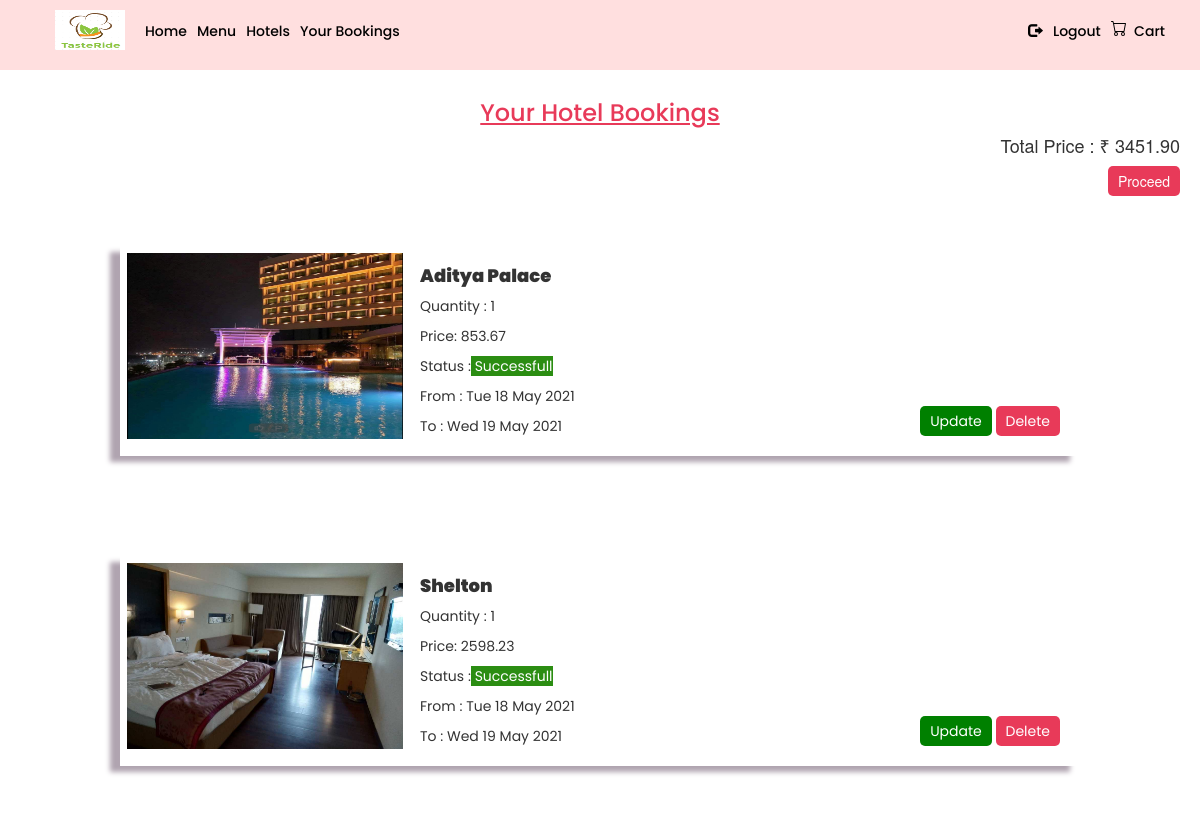
/hotel/allbookings (signed in), run on the app's committed database.
### hotels/models.py (models this page shows)
class Booking(models.Model):
    user = models.ForeignKey(User,on_delete=models.CASCADE)
    hotel = models.ForeignKey('Hotel',on_delete=models.CASCADE)
    quantity = models.PositiveIntegerField(default=1, validators=[MinValueValidator(1), MaxValueValidator(100)])
    booked_from = models.DateField(default=date.today())
    booked_to = models.DateField()

### hotels/views.py (the view)
# urls.py: path('allbookings',YourBookings,name="your"),
def YourBookings(request):
    user_id = request.user.id
    user = get_object_or_404(User,pk=user_id)
    bookings = Booking.objects.filter(user=user).values(
        'quantity',
        'booked_from',
        'booked_to',
        'hotel__name', # Similar to booking.hotel.value
        'hotel__price',
        'hotel__image',
        'id',
    )
    def calc_totalPrice(bookings):
        total_price = 0
        for i in range(len(bookings)):
            total_price  = total_price + bookings[i]['quantity'] * bookings[i]['hotel__price']
        return total_price
    return render(request,'hotels/allbookings.html',{
        'bookings' : bookings,
        'total_price' : calc_totalPrice(bookings)
    })

### hotels/templates/hotels/allbookings.html
{% extends 'hotels/base.html' %}
{% load widget_tweaks %}
{% load crispy_forms_tags %}
{% block start %}
<h3 style="color: #E83A59;font-family: 'Poppins',sans-serif;text-align: center;margin-top: 40px; text-decoration: underline;">Your Hotel Bookings</h3>
<div style="display:block;text-align: end; padding: 0px 20px;" class="price">
  <h4>Total Price : ₹ {{total_price}} </h4>
  <button class="button">
    <a href="#">
      Proceed
    </a>
  </button>
</div>
<div id="all" class="card-container">
   {% for order in bookings.all %}
      <div class="card" style="width: 80% !important; display: flex;margin: 50px;">
        <div class="card-body-left">
          <img class="card-img-top" src="../media/{{order.hotel__image}}" alt="{{order.hotel__name}}"/>
        </div>
          <div class="card-body">
            <h5 class="card-title">{{order.hotel__name}}</h5>
            <p class="card-text1">Quantity : {{order.quantity}}</p>
            <p class="card-text1">Price: {{ order.hotel__price }} </p>
            <p class="card-text1">Status :<span style="background-color: #2B8D12; color: white;"> Successfull</span></p>
            <p class="card-text1">From : {{ order.booked_from|date:"D d M Y" }}</p>
            <p class="card-text1">To : {{ order.booked_to |date:"D d M Y" }} </p>
          </div>
          <div style="    margin-left: auto;
                          margin-top: auto;
                          padding: 20px;">
            <button style="background-color: green;
                           color: white;
                           padding: 5px 10px;
                           border-radius: 5px;
                           border: none;">
              <a href="{% url 'updateitem' order.id %}" style="text-decoration: none; color: white;">Update</a>
            </button>
            <button class="button">
              <a href="{% url 'deleteitem' order.id %}">
                Delete
              </a>
            </button>
          </div>
          </div>
    {% endfor %}
</div>
{% endblock start %}

### hotels/static/hotel.css (style rules this page uses)
.card { box-shadow: -10px 6px 5px 0px rgba(176, 164, 176, 1) !important; transition: all 0.3s ease-in-out !important; width: 30rem; }
.button { color: #ffffff !important; background-color: #e83a59 !important; padding: 5px 10px; border-radius: 5px; border: none; }
.button > a { text-decoration: none; color: white; }
.card-container { display: flex; justify-content: space-evenly; flex-grow: 4; flex-wrap: wrap; flex: 1 0 auto; font-family: "Poppins", sans-serif; }
.card-container > div { margin: 10px; }
.card-img-top { width: 29rem; padding: 0.7rem; text-align: center; height: 20rem; }
.card-body { padding: 10px; }
.card-title { font-weight: 900; font-size: 1.8rem; }

### data on the page
Booking: shows a picture, hotel__name "Aditya Palace", quantity "1", hotel__price "853.67", booked_from "Tue 18 May 2021", booked_to "Wed 19 May 2021"
Booking: shows a picture, hotel__name "Shelton", quantity "1", hotel__price "2598.23", booked_from "Tue 18 May 2021", booked_to "Wed 19 May 2021"

### other printed values
{{ total_price }} "3451.90"
